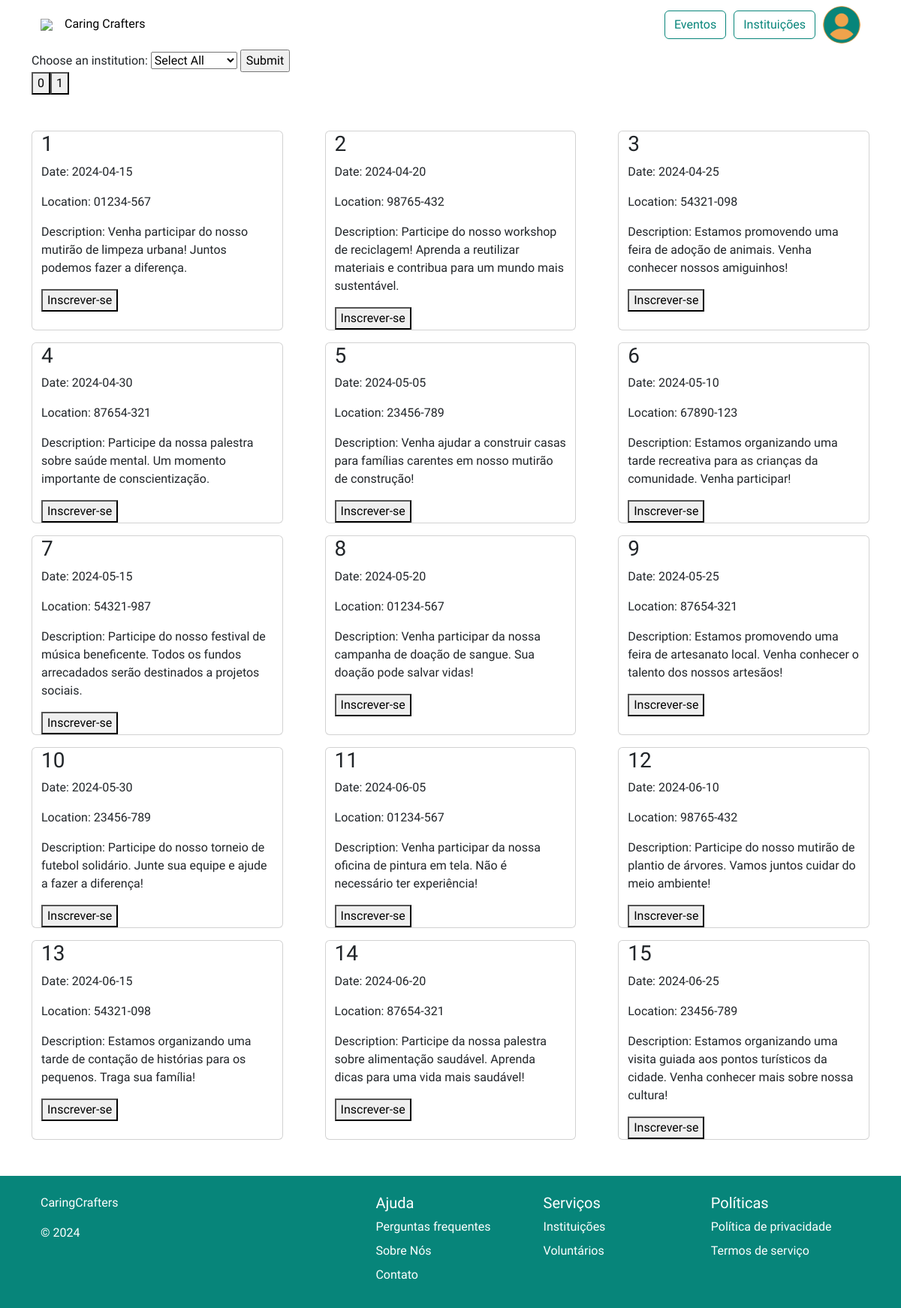
/eventos_usuario.php (signed in), run on the app's committed database.
### tables this page shows
CREATE TABLE Evento (
    id_evento INTEGER PRIMARY KEY AUTO_INCREMENT NOT NULL,
    rua VARCHAR(100) NOT NULL,
    numero VARCHAR(100) NOT NULL,
    cidade VARCHAR(100) NOT NULL,
    cep VARCHAR(20),
    dataPostagem DATE,
    dataEvento DATE NOT NULL,
    conteudo TEXT NOT NULL,
    numeroVagas INTEGER,
    horaInicial TIME,
    horaFinal TIME,
    imagem LONGBLOB,
    titulo VARCHAR(100),
    fk_Instituicao_id_Inst INTEGER
);

### eventos_usuario.php (the view, shortened to what this page needs)
<!DOCTYPE html>
<?php
$page = isset($_GET['page']) ? $_GET['page'] : '0';
$page = $page *15;
$instFIlter = isset($_SESSION['idInst']) ? $_SESSION['idInst'] : '';
?>
<html lang="pt-BR">
<head>
    <link rel="stylesheet" href="./style/setup.css">
    <link rel="stylesheet" href="./style/events.css">
</head>
<body>
    <main >
        <?php
        if (!isset($_SESSION['id'])) {
            include('./components/navbar_index.php');
        } else {
            if($_SESSION['tipoCadastro'] === 'usuario') {
                include("./components/navbar_logado_usuario.php");
            } else if ($_SESSION['tipoCadastro'] === 'instituicao') {
                include("./components/navbar_logado_instituicao.php");
            }
        }
        include('./banco_de_dados/connectTeste.php');
        $sql = "SELECT nomeFantasia FROM Instituicao";
        $resultInst = $conn->query($sql);
        ?>
        <div class="container">
            <form action="./banco_de_dados/filterEvents.php" method="POST">
                <label for="institutions">Choose an institution:</label>
                <select name="institutions" id="institutions">
                    <?php
            if ($resultInst->num_rows > 0) {
                echo "<option value='SelectAll'>Select All</option>";
            } else {
                echo "<option value=''>No institutions found</option>";
            }
            ?>
        </select>
            <input type="submit" value="Submit">
        </form>
        <?php
        if ($instFIlter == "") {
            $sql = "SELECT COUNT(*) AS total_events FROM Evento";
        }
        else{
            $sql = "SELECT COUNT(*) AS total_events FROM Evento WHERE fk_Instituicao_id_Inst = ".$instFIlter.";";
        }
        $result = $conn->query($sql);
        if ($result->num_rows > 0) {
            $row = $result->fetch_assoc();
            $total_events = $row["total_events"];
        } else {
            echo "0 events";
        }
        $numberOfPages = floor($total_events/15);
        if ($total_events%15 != 0) {
            $numberOfPages++;
        }
        for ($i=0; $i < $numberOfPages; $i++) {
            echo "<a href='events.php?page=".$i."'><button  id='".$i."'>".$i."</button></a>";
        }
        ?>
        </div>
        <section class="cards container d-flex flex-row flex-wrap justify-content-start  my-5">
            <?php
        loadContent($page,$instFIlter)
        ?>
        </section>
        </main>
    <?php include('./components/footer.php'); ?>
    <?php
function loadContent($pagination,$instFIlter) {
    include('./banco_de_dados/connectTeste.php');
    if ($instFIlter == "") {
        $sql = "SELECT * FROM Evento LIMIT ".$pagination.",15";
    }
    else{
        $sql = "SELECT * FROM Evento WHERE fk_Instituicao_id_Inst = ".$instFIlter." LIMIT ".$pagination.",15";
    }
    $result = $conn->query($sql);
    if ($result->num_rows > 0) {
            while($row = $result->fetch_assoc()) {
                echo "<div class='card container'>";
                echo "<h3>" . $row["id_evento"] . "</h3>";
                echo "<p>Date: " . $row["dataEvento"] . "</p>";
                echo "<p>Location: " . $row["cep"] . "</p>";
                echo "<p>Description: " . $row["conteudo"] . "</p>";
                echo "<a href=''><button>Inscrever-se</button></a>";
                echo "</div>";
            }
        } else {
            echo "0 results";
        }
    }
    ?>
</body>
</html>

### style/setup.css (style rules this page uses)
* { font-family: "Oswald", sans-serif; font-optical-sizing: auto; }

### style/events.css (style rules this page uses)
.card { width: 30% !important; margin: 0 !important; justify-self: start !important; }
.cards { column-gap: 5%; row-gap: 1rem; }

### data on the page
evento: id_evento "1", dataEvento "2024-04-15", cep "01234-567", conteudo "Venha participar do nosso mutirão de limpeza urbana! Juntos podemos fazer a diferença."
evento: id_evento "2", dataEvento "2024-04-20", cep "98765-432", conteudo "Participe do nosso workshop de reciclagem! Aprenda a reutilizar materiais e contribua para um mundo mais sustentável."
evento: id_evento "3", dataEvento "2024-04-25", cep "54321-098", conteudo "Estamos promovendo uma feira de adoção de animais. Venha conhecer nossos amiguinhos!"
evento: id_evento "4", dataEvento "2024-04-30", cep "87654-321", conteudo "Participe da nossa palestra sobre saúde mental. Um momento importante de conscientização."
evento: id_evento "5", dataEvento "2024-05-05", cep "23456-789", conteudo "Venha ajudar a construir casas para famílias carentes em nosso mutirão de construção!"
evento: id_evento "6", dataEvento "2024-05-10", cep "67890-123", conteudo "Estamos organizando uma tarde recreativa para as crianças da comunidade. Venha participar!"
evento: id_evento "7", dataEvento "2024-05-15", cep "54321-987", conteudo "Participe do nosso festival de música beneficente. Todos os fundos arrecadados serão destinados a projetos sociais."
evento: id_evento "8", dataEvento "2024-05-20", cep "01234-567", conteudo "Venha participar da nossa campanha de doação de sangue. Sua doação pode salvar vidas!"
evento: id_evento "9", dataEvento "2024-05-25", cep "87654-321", conteudo "Estamos promovendo uma feira de artesanato local. Venha conhecer o talento dos nossos artesãos!"
evento: id_evento "10", dataEvento "2024-05-30", cep "23456-789", conteudo "Participe do nosso torneio de futebol solidário. Junte sua equipe e ajude a fazer a diferença!"
evento: id_evento "11", dataEvento "2024-06-05", cep "01234-567", conteudo "Venha participar da nossa oficina de pintura em tela. Não é necessário ter experiência!"
evento: id_evento "12", dataEvento "2024-06-10", cep "98765-432", conteudo "Participe do nosso mutirão de plantio de árvores. Vamos juntos cuidar do meio ambiente!"
evento: id_evento "13", dataEvento "2024-06-15", cep "54321-098", conteudo "Estamos organizando uma tarde de contação de histórias para os pequenos. Traga sua família!"
evento: id_evento "14", dataEvento "2024-06-20", cep "87654-321", conteudo "Participe da nossa palestra sobre alimentação saudável. Aprenda dicas para uma vida mais saudável!"
evento: id_evento "15", dataEvento "2024-06-25", cep "23456-789", conteudo "Estamos organizando uma visita guiada aos pontos turísticos da cidade. Venha conhecer mais sobre nossa cultura!"
